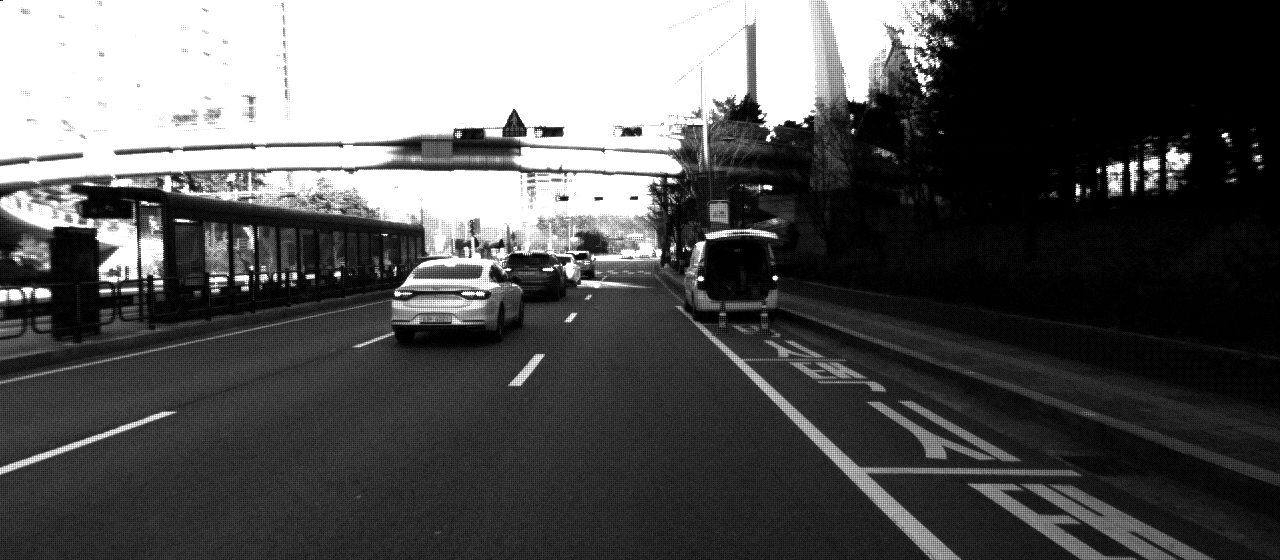
#> input picture image_left.png, 1280 x 560 px, found by its file name
$ python -i pr2_utils.py   (imports and definitions only)
#> lines starting #> are read from the running program, lines starting #| are printed output that depends on the picture
import numpy as np
import pandas as pd
import cv2
# [1 line not run here, left out]
from mpl_toolkits.mplot3d import Axes3D
import time

def tic():
  return time.time()
def toc(tstart, name="Operation"):
  print('%s took: %s sec.\n' % (name,(time.time() - tstart)))


def compute_stereo():
  path_l = 'data/image_left.png'
  path_r = 'data/image_right.png'

  image_l = cv2.imread(path_l, 0)
#> image_l is the input picture: shape (560, 1280); min 0, max 255, mean 85.6
  image_r = cv2.imread(path_r, 0)
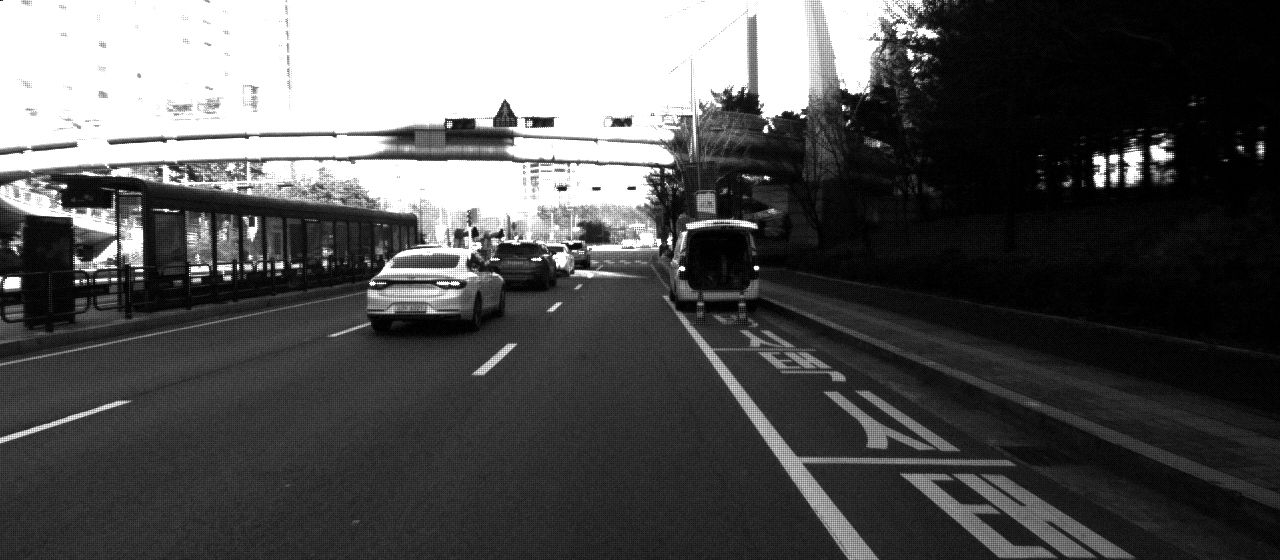
#> input picture image_right.png, 1280 x 560 px, found by its file name
#> image_r is the input picture: shape (560, 1280); min 0, max 255, mean 83.9

  image_l = cv2.cvtColor(image_l, cv2.COLOR_BAYER_BG2BGR)
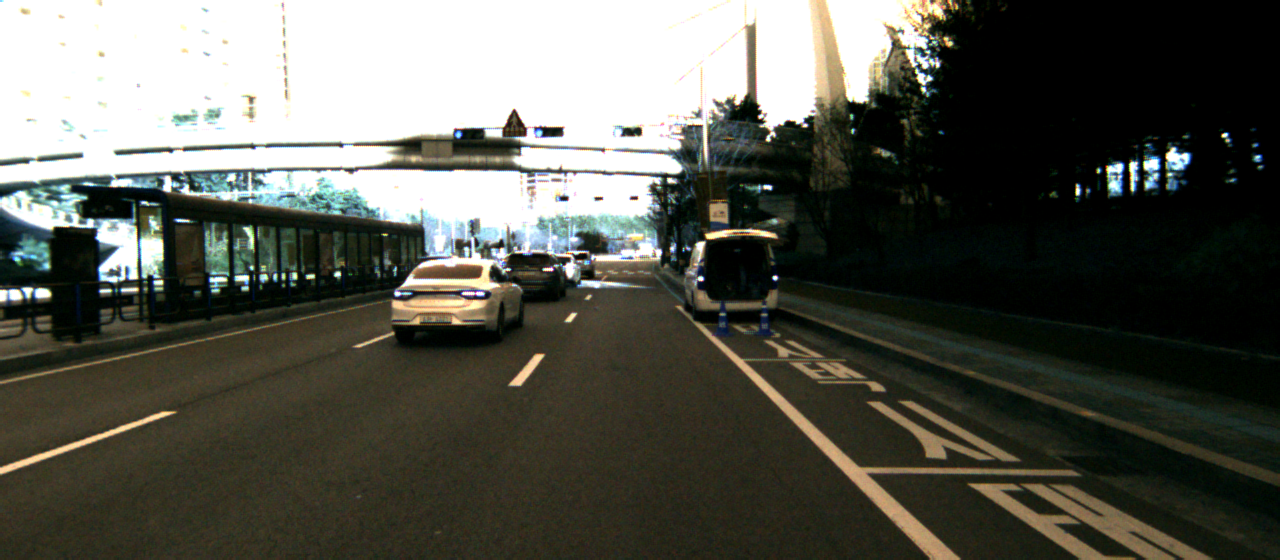
#> image_l: shape (560, 1280, 3); mean B, G, R 79.5, 88, 87
  image_r = cv2.cvtColor(image_r, cv2.COLOR_BAYER_BG2BGR)
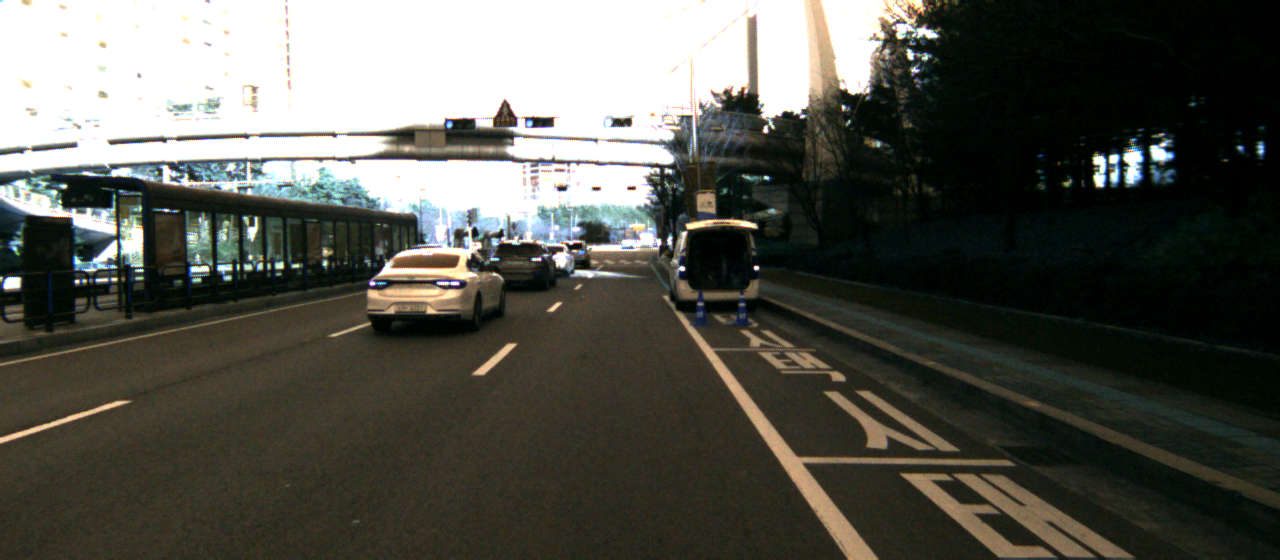
#> image_r: shape (560, 1280, 3); mean B, G, R 78.6, 85.9, 85.4

  image_l_gray = cv2.cvtColor(image_l, cv2.COLOR_BGR2GRAY)
  image_r_gray = cv2.cvtColor(image_r, cv2.COLOR_BGR2GRAY)

  # You may need to fine-tune the variables `numDisparities` and `blockSize` based on the desired accuracy
  stereo = cv2.StereoBM_create(numDisparities=32, blockSize=9)
  disparity = stereo.compute(image_l_gray, image_r_gray)
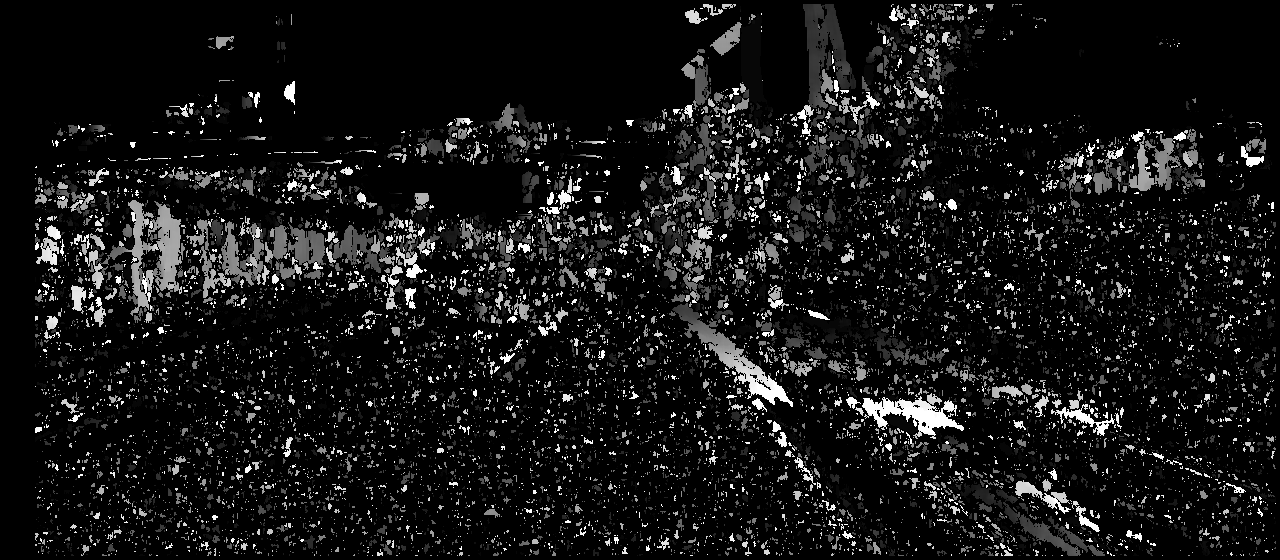
#> disparity: shape (560, 1280) int16; min -16, max 496, mean 28.1; drawn with min black and max white

  fig, (ax1, ax2, ax3) = plt.subplots(3, 1)
  ax1.imshow(image_l)
  ax1.set_title('Left Image')
  ax2.imshow(image_r)
  ax2.set_title('Right Image')
  ax3.imshow(disparity, cmap='gray')
  ax3.set_title('Disparity Map')
  plt.show()
#> figure, not shown here; B, G, R data is drawn as R, G, B


# [217 lines left out: functions read_data_from_csv, mapCorrelation, bresenham2D, test_bresenham2D, test_mapCorrelation, show_lidar, not called in this run]


# [7 lines not run here, left out]


>>> result = compute_stereo()
